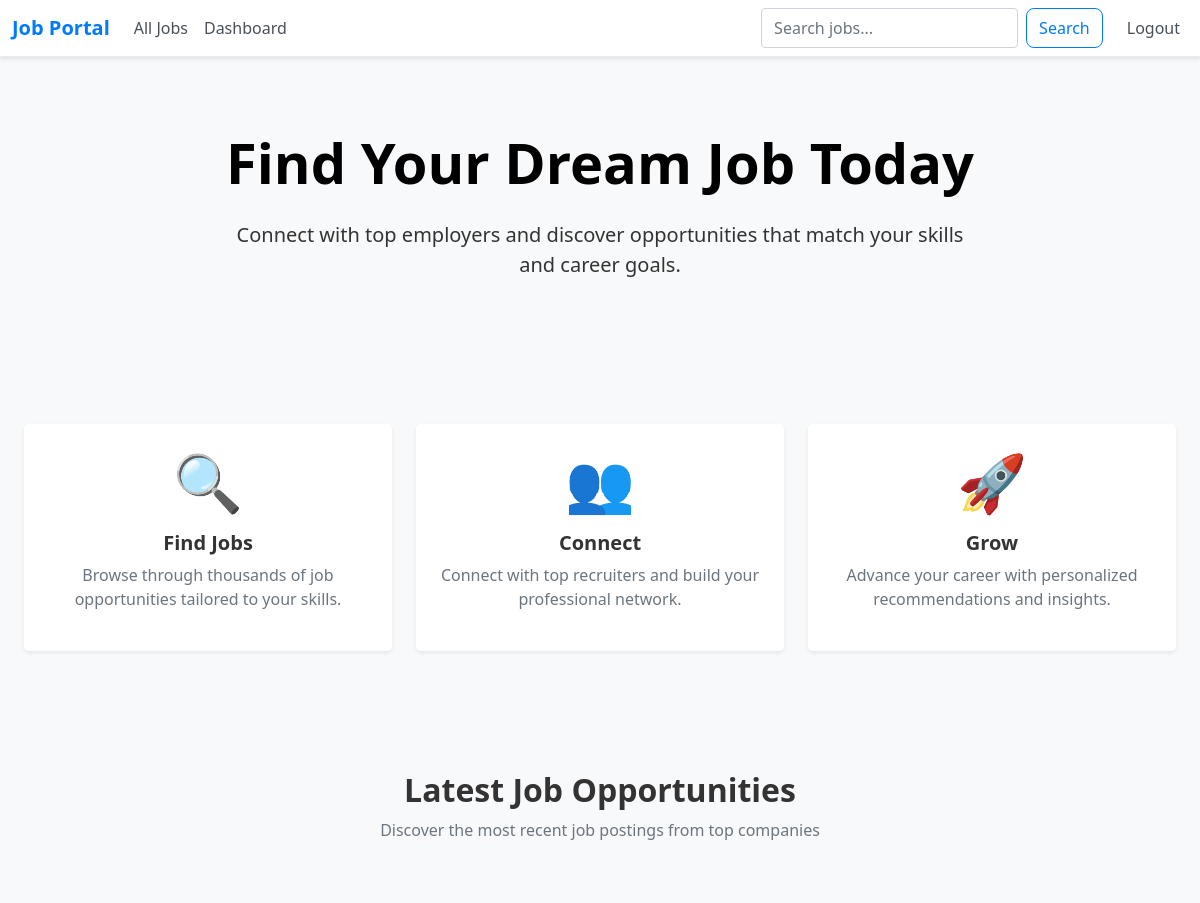
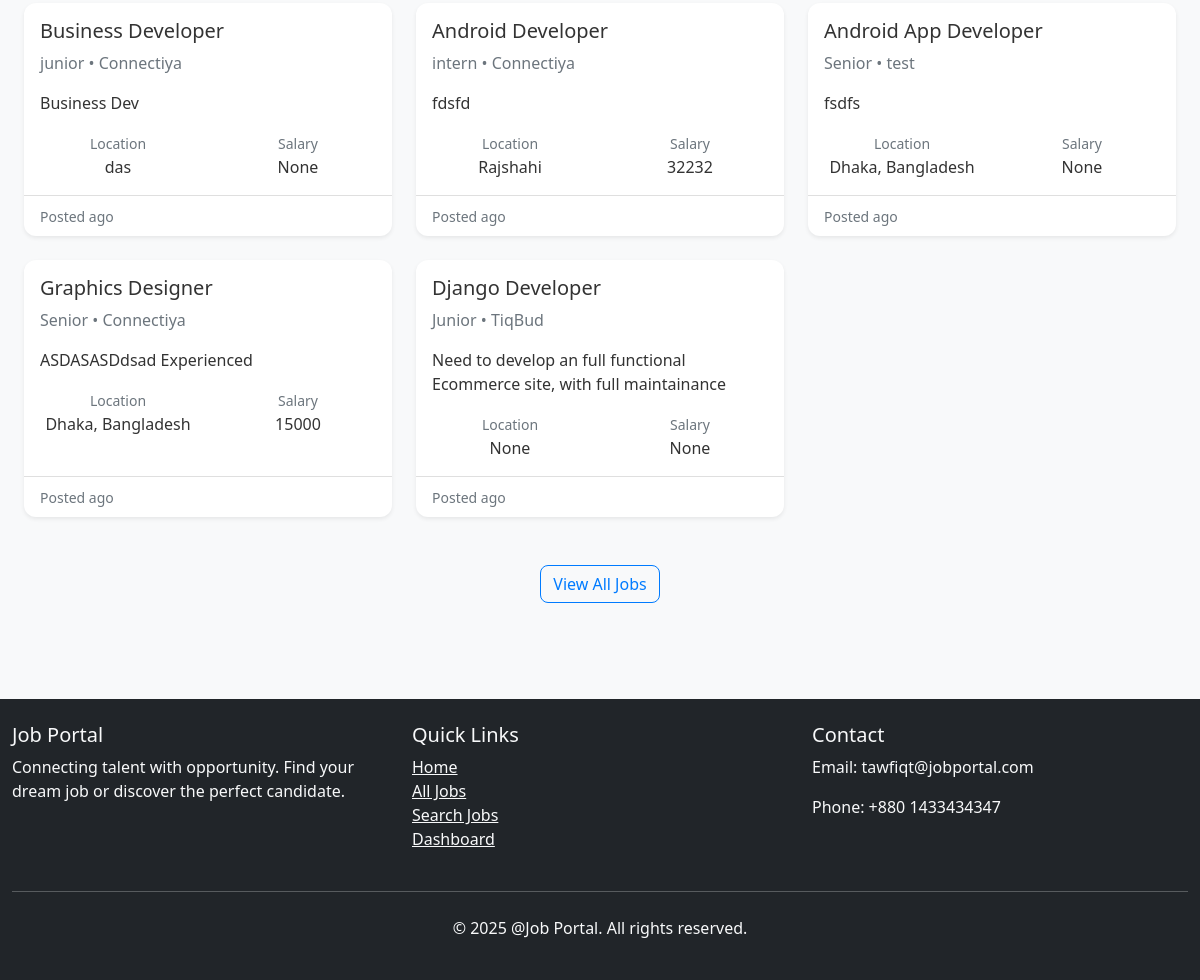
Page / (signed in) on the committed database (2 pictures, top to bottom).
### jobApp/models.py (models this page shows, shortened)
class Job(models.Model):
    CATEGORY_CHOICES = (
        ('intern', 'Intern'),
        ('junior', 'Junior'),
        ('senior', 'Senior'),
        ('lead', 'Lead'),
        ('manager', 'Manager'),
        ('other', 'Other'),
    )
    recruiter = models.ForeignKey(User, on_delete=models.CASCADE)
    title = models.CharField(max_length=200)
    number_of_openings = models.IntegerField()
    category = models.CharField(max_length=100, choices=CATEGORY_CHOICES, default='junior')
    job_description = models.TextField()
    skills_required = models.TextField()
    location = models.CharField(max_length=100, blank=True, null=True)
    salary = models.CharField(max_length=100, blank=True, null=True)
    created_at = models.DateTimeField(auto_now_add=True)

class User(AbstractUser):
    USER_TYPE_CHOICES = (
        ('recruiter', 'Recruiter'),
        ('jobseeker', 'Job Seeker'),
    )
    display_name = models.CharField(max_length=100)
    user_type = models.CharField(max_length=20, choices=USER_TYPE_CHOICES)
    groups = models.ManyToManyField(Group, related_name='jobapp_user', blank=True)
    user_permissions = models.ManyToManyField(Permission, related_name='jobapp_user_permission', blank=True)

### jobApp/views.py (the view)
# urls.py: path('', home, name='home'),
def home(request):
    jobs = Job.objects.all().order_by('-created_at')[:6]
    return render(request, 'home.html', {'jobs': jobs})

### templates/home.html (shortened to what this page needs)
{% extends 'base.html' %}
{% block content %}
<div class="hero-section text-center py-5">
    <div class="container">
        <div class="row justify-content-center">
            <div class="col-lg-8">
                <h1 class="display-4 fw-bold text-black mb-4">Find Your Dream Job Today</h1>
                <p class="lead text-gray-50 mb-5">Connect with top employers and discover opportunities that match your skills and career goals.</p>
            </div>
        </div>
    </div>
</div>
<div class="features-section py-5">
    <div class="container">
        <div class="row text-center">
            <div class="col-md-4 mb-4">
                <div class="feature-card h-100 p-4 bg-white rounded-3 shadow-sm">
                    <div class="feature-icon mb-3">
                        <span class="display-4">🔍</span>
                    </div>
                    <h5 class="fw-bold">Find Jobs</h5>
                    <p class="text-muted">Browse through thousands of job opportunities tailored to your skills.</p>
                </div>
            </div>
            <div class="col-md-4 mb-4">
                <div class="feature-card h-100 p-4 bg-white rounded-3 shadow-sm">
                    <div class="feature-icon mb-3">
                        <span class="display-4">👥</span>
                    </div>
                    <h5 class="fw-bold">Connect</h5>
                    <p class="text-muted">Connect with top recruiters and build your professional network.</p>
                </div>
            </div>
            <div class="col-md-4 mb-4">
                <div class="feature-card h-100 p-4 bg-white rounded-3 shadow-sm">
                    <div class="feature-icon mb-3">
                        <span class="display-4">🚀</span>
                    </div>
                    <h5 class="fw-bold">Grow</h5>
                    <p class="text-muted">Advance your career with personalized recommendations and insights.</p>
                </div>
            </div>
        </div>
    </div>
</div>
<div class="latest-jobs-section py-5 bg-light">
    <div class="container">
        <div class="row">
            <div class="col-12 text-center mb-5">
                <h2 class="fw-bold">Latest Job Opportunities</h2>
                <p class="text-muted">Discover the most recent job postings from top companies</p>
            </div>
        </div>
        {% if jobs %}
            <div class="row">
                {% for job in jobs %}
                    <div class="col-md-4 mb-4">
                        <div class="card h-100 shadow-sm">
                            <div class="card-body">
                                <h5 class="card-title">{{ job.title }}</h5>
                                <p class="card-text text-muted">{{ job.category }} • {{ job.recruiter.display_name }}</p>
                                <p class="card-text">{{ job.job_description|truncatechars:120 }}</p>
                                <div class="row text-center">
                                    <div class="col-6">
                                        <small class="text-muted">Location</small>
                                        <p class="mb-0 fw-semibold">{{ job.location }}</p>
                                    </div>
                                    <div class="col-6">
                                        <small class="text-muted">Salary</small>
                                        <p class="mb-0 fw-semibold">{{ job.salary }}</p>
                                    </div>
                                </div>
                            </div>
                            <div class="card-footer bg-transparent">
                                <small class="text-muted">Posted {{ job.posted_date|timesince }} ago</small>
                            </div>
                        </div>
                    </div>
                {% endfor %}
            </div>
            <div class="text-center mt-4">
                <a href="{% url 'all_jobs' %}" class="btn btn-outline-primary">View All Jobs</a>
            </div>
        {% else %}
            <div class="text-center py-5">
                <i class="fas fa-briefcase fa-3x text-muted mb-3"></i>
                <h5 class="text-muted">No jobs available yet</h5>
                <p class="text-muted">Check back soon for new opportunities.</p>
            </div>
        {% endif %}
    </div>
</div>
{% endblock %}

### templates/base.html (style rules this page uses)
body { background-color: #f8f9fa; min-height: 100vh; font-family: 'Segoe UI', Tahoma, Geneva, Verdana, sans-serif; color: #333; }
.container { max-width: 1200px; }
.card { border: none; border-radius: 12px; box-shadow: 0 2px 8px rgba(0,0,0,0.1); transition: transform 0.2s ease-in-out; }
.btn-outline-primary { border-radius: 8px; color: #007bff; border-color: #007bff; }

### rows in the picture
Job: title "Business Developer", category "junior", recruiter.display_name "Connectiya", job_description "Business Dev", location "das", salary "None"
Job: title "Android Developer", category "intern", recruiter.display_name "Connectiya", job_description "fdsfd", location "Rajshahi", salary "32232"
Job: title "Android App Developer", category "Senior", recruiter.display_name "test", job_description "fsdfs", location "Dhaka, Bangladesh", salary "None"
Job: title "Graphics Designer", category "Senior", recruiter.display_name "Connectiya", job_description "ASDASASDdsad Experienced", location "Dhaka, Bangladesh", salary "15000"
Job: title "Django Developer", category "Junior", recruiter.display_name "TiqBud", job_description "Need to develop an full functional Ecommerce site, with full maintainance", location "None", salary "None"
